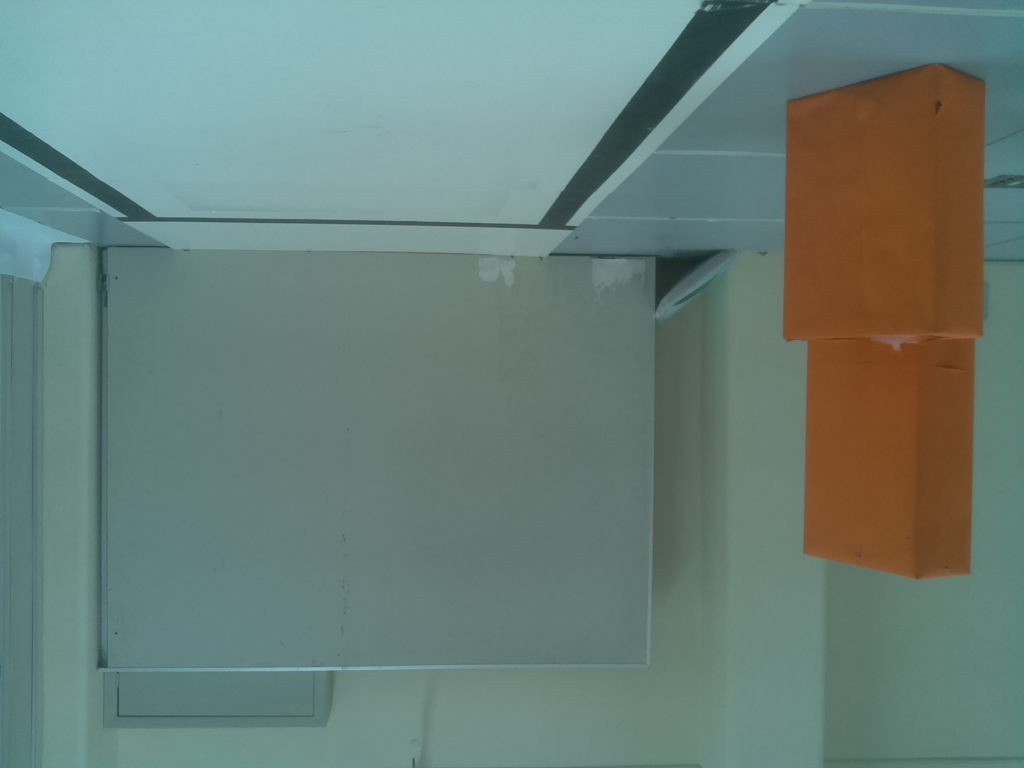
#> input picture 2022/tests/imagens/fotos/imagem_teste_checar_alinhamento_1.jpg, 1024 x 768 px, found by its file name; its folder holds only this picture in this run
$ python teste_checar_alinhamento_v2.py
#> lines starting #> are read from the running program, lines starting #| are printed output that depends on the picture; after the words box and inside, x2 and y2 are one past the last pixel; in counts of white or black regions, pixels touching at a corner belong together
### 2021/visao.py
import cv2
import numpy as np
import math
from constantes import *
#import classes


""" Classe relacionada a imagem obtida pela camera. Ao ser chamada, inverte a imagem e salva constantes relacionadas a imagem, como altura, largura e centro.
 Possui o metodo mask, que retorna a mascara da imagem, passando o arquivo onde esta salvo os ranges da cor."""
class Classe_imagem():
    def __init__(self, path):
        #print("Entrando no _init_ do Classe_imagem()")
        img = cv2.imread(path)
#> img is the input picture: shape (768, 1024, 3); mean B, G, R 120.1, 127.2, 106
        #img = np.array(img)

        img = cv2.rotate(img, cv2.ROTATE_180)
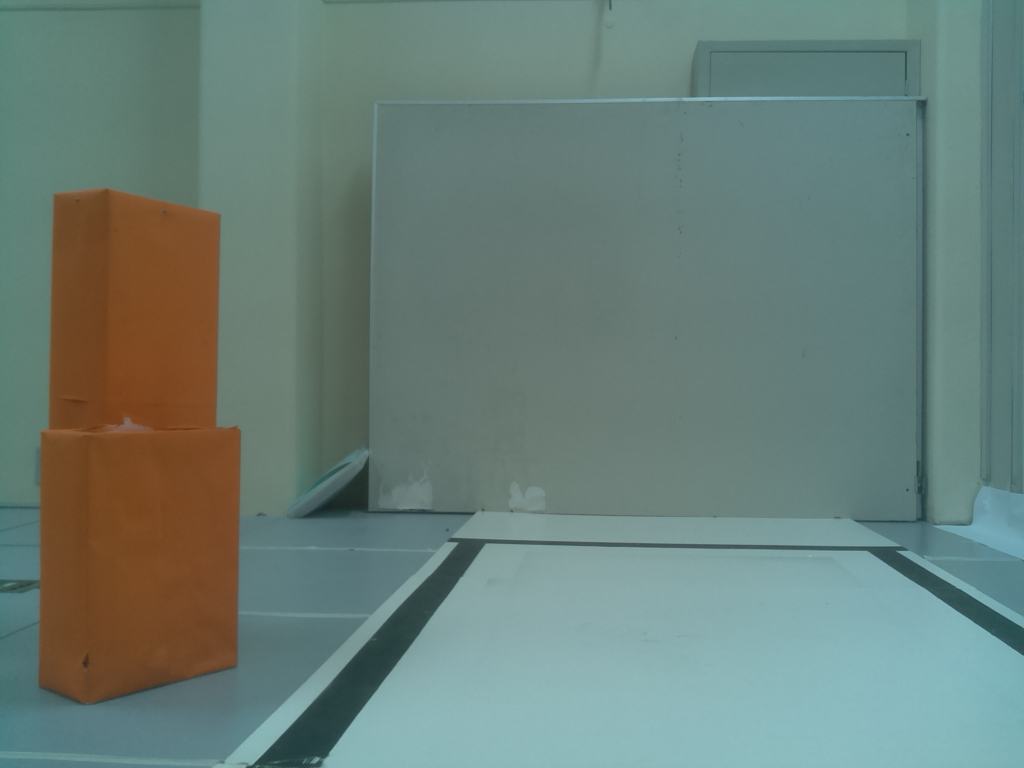
#> img: shape (768, 1024, 3); mean B, G, R 120.1, 127.2, 106
        #cv2.imwrite("/home/pi/Pictures/imagem_girada.jpg", img)

        img.astype(np.uint8)

        (self.altura, self.largura) = img.shape[:2]
#> self.altura = 768; self.largura = 1024
        self.centro = ( (self.largura)/2, (self.altura)/2 )
#> self.centro = (512, 384)

        # [7 lines of commented-out code are left out]
        self.img = img
        #self.topo_da_pista = int(0.0*self.altura) #coordenada y do topo da pista
        self.topo_da_pista = 0
        self.meio_da_pista = 0 # coordenada x do meio da pista
        self.largura_pista = 0 # largura do final da pista na imagem
        self.mult_largura_pista = 0.7 #ate quanto da metade da largura da pista ainda eh atravessavel pelo robo
        #print("Saindo do _init_ do Classe_imagem()")

    def mask(self, ranges_file_path):
        hsv = cv2.cvtColor(self.img, cv2.COLOR_BGR2HSV) # converte a cor para hsv
        with open(ranges_file_path, "r") as f:
            lines = f.readlines()
            range = lines[0].split(",")
            lower = np.array([int(range[0]),int(range[1]),int(range[2])])  #range de cores em hsv para reconhecer as bordas
            upper = np.array([int(range[3]),int(range[4]),int(range[5])])
        mask = cv2.inRange(hsv, lower, upper)
        kernel = np.ones((5,5), np.uint8)
        mask = cv2.morphologyEx(mask, cv2.MORPH_CLOSE, kernel, iterations=1)
        mask = cv2.morphologyEx(mask, cv2.MORPH_OPEN, kernel, iterations=1)
        return mask

'''tira o coeficiente angular ( delta y / delta x) a partir de uma lista de coordenadas x1 y1 x2 y2. utilizada em funcoes
dessa biblioteca: '''
def coef_angular(lista):
    if len(lista) != 0:
        if lista[X2] != lista[X1]: return float(float(lista[Y2]-lista[Y1]) / float(lista[X2]-lista[X1]))
        else: return 999.9
    else: return 999.9


'''tira o coeficiente linear ( y1 - coef_angular *x1 = coef_linear) a partir de uma lista de coordenadas x1 y1 x2 y2.
utilizada em funcoes dessa biblioteca: '''
def coef_linear(lista):
    if len(lista) != 0:
        return float(float(lista[Y1]) - float(lista[X1])*coef_angular(lista))
    else:   return 0
# Essa funcao deve devolver o ponto medio ( (x,y) ) da borda inferior do obstaculo mais proximo


""" recebe a mascara do branco e o objeto_imagem e procura o contorno fechado de maior area (pista). salva o y da pista como topo_da_pista e o x + largura/2
 como o meio_da_pista no objeto_imagem"""
# [29 lines left out: function reconhecer_pista, not called in this run]


""" recebe duas retas no formato [x1, y1, x2, y2] e retora o ponto de interseccao x, y """
def interscetion(r1, r2):
    ml = coef_angular(r1)
    mr = coef_angular(r2)
    nl = coef_linear(r1)
    nr = coef_linear(r2)

    x = (nr-nl)/(ml-mr)
    y = mr*x+nr
    #IMG = cv2.circle(IMG, (int(x),int(y)), radius=10, color=(0, 255, 255), thickness=-1)
    return int(x), int(y)


''' identifica a borda laranja mais baixa e traca o ponto medio dela, retornando-o. Usada na decisao desvio'''
# [77 lines left out: function ponto_medio_borda_inferior, not called in this run]


'''Recebe apenas a imagem. Retorna o x1 y1 x2 y2 das bordas laterais e uma variavel auxiliar que inidica se
foram encontrada, duas retas, zero retas ou uma reta ( e qual eh ela). Versao do fernandes que utiliza uma mascara branca
e uma area branca nao tao grande para tentar pegar a parte mais externa das bordas pretas, alem de filtrar as muito
deitadas ou muito verticais. Usada na alinhamento_pista e na decisao_desvio'''
# [65 lines left out: function bordas_laterais_v1, not called in this run]


""" adaptacao da bordas_laterais_v1 que adiciona 3 restricoes para encontrar as retas. A primeira eh a RANGE_INCLINACAO, que seleciona um coeficiente angular minimo
 e maximo para considerar como borda. A segunda eh o topo_da_pista, que seleciona apenas as retas que estao abaixo do topo da pista para evitar ruidos. A terceira
  eh o meio_da_pista que divide as retas da borda da esquerda e da borda da direita."""
def bordas_laterais_v2(objeto_imagem):
    mask = objeto_imagem.mask("ranges_preto.txt")
   # reconhecer_pista(mask, objeto_imagem)
    img = objeto_imagem.img
    edges = cv2.Canny(mask, 50, 150, apertureSize=3)
    cv2.imwrite("./tests/mask.png", mask)

    lines = cv2.HoughLinesP(edges, 1, np.pi/180, threshold=40, minLineLength=10, maxLineGap=50)
  #  lines = cv2.HoughLinesP(mask, 1, np.pi/180, threshold=100, minLineLength=10, maxLineGap=20)
    left_lines = []
    right_lines =[]
   # todas_as_linhas = IMG
    if lines is not None:
        for line in lines:
            line = line.reshape(4)
            x1,y1,x2,y2 = line
            img = cv2.line(img, (x1,y1), (x2,y2), (0,127,255), 2)

            desvio_maximo = np.pi/180*RANGE_INCLINACAO
            # [5 lines of commented-out code are left out]
            if y1>objeto_imagem.topo_da_pista or y2>objeto_imagem.topo_da_pista:
                if math.atan(1)-desvio_maximo/2 < math.atan(coef_angular(line)) < math.atan(1)+desvio_maximo/2:
                    right_lines.append([x1,y1,x2,y2])
                #    print("angulo : ", 180/np.pi*math.atan(coef_angular(line)))
                  #  print([x1, y1, x2, y2])
                    cv2.line(objeto_imagem.img, (x1,y1), (x2,y2), (0,255,0), 2)
                if math.atan(-1)-desvio_maximo/2 < math.atan(coef_angular(line)) < math.atan(-1)+desvio_maximo/2:
                    left_lines.append([x1,y1,x2,y2])
                    cv2.line(objeto_imagem.img, (x1,y1), (x2,y2), (0,127,0), 2)
    else: return [],[],NAO_HA_RETA
   # cv2.imwrite("todas_as_linhas.png", todas_as_linhas)

    ha_reta_na_direita = False
    if(len(right_lines) != 0):
        ha_reta_na_direita = True
        vertical_direita = [objeto_imagem.largura,0,objeto_imagem.largura,objeto_imagem.altura]
        y_max = 0
        right = right_lines[0]
        for line in right_lines:
            _,y = interscetion(line, vertical_direita)
            if y > y_max:
                y_max = y
                right = line
        [x1, y1, x2, y2] = right
        cv2.line(objeto_imagem.img, (x1,y1), (x2,y2), (0,0,255), 2)

    ha_reta_na_esquerda = False
    if(len(left_lines) != 0):
        ha_reta_na_esquerda = True
        vertical_esquerda = [0,0,0,objeto_imagem.altura]
        y_max = 0
        left = left_lines[0]
        for line in left_lines:
            _,y = interscetion(line, vertical_esquerda)
            if y > y_max:
                y_max = y
                left = line
        [x1, y1, x2, y2] = left
        cv2.line(objeto_imagem.img, (x1,y1), (x2,y2), (0,0,255), 2)

    cv2.imwrite("./tests/bordas_laterais.jpg", objeto_imagem.img)
    if ha_reta_na_direita == False and ha_reta_na_esquerda == False:
        return [],[],NAO_HA_RETA
    if ha_reta_na_direita == True and ha_reta_na_esquerda == True:
        return left, right, HA_DUAS_RETAS
    if ha_reta_na_direita == False and ha_reta_na_esquerda == True:
        return left, [], SO_ESQUERDA
    if ha_reta_na_direita == True and ha_reta_na_esquerda == False:
        return [], right, SO_DIREITA


#dado uma imagem e um valor de comparacao, verificar se a reta mais proxima esta dentro do limite ou nao
# [69 lines left out: function checar_proximidade, not called in this run]

### 2021/teste_checar_alinhamento_v2.py
#import sys
#sys.path.insert(1, '../')
from os import listdir
from os.path import  join
from visao import *
from constantes import *

path = "./tests/imagens/fotos/"

IMAGES = [Classe_imagem(join(path, f)) for f in listdir(join(path))]

ANDAR = "0"
GIRAR_ESQUERDA = "1"
GIRAR_DIREITA = "2"
PARAR = "3"
SUBIR = "4"
DESCER = "5"


font                   = cv2.FONT_HERSHEY_SIMPLEX
bottomLeftCornerOfText = (10,500)
fontScale              = 1
fontColor              = (255,255,255)
lineType               = 2

# [124 lines left out: functions bordas_laterais_v3, checar_alinhamento_pista_v1, not called in this run]

'''
    Funcao que retorna ANDAR, caso o robo esteja alinhado com a pista, e GIRAR_ESQUERDA ou GIRAR_DIREITA, caso contrario.
    Recebe objeto relativo a Classe_camera(), tira a foto e obtem dela as bordas laterais.
    Em seuida analisa-se os casos:
    NAO_HA_RETA - Acontecera quando o robo estiver muito proximo da linha de chegada, entao retorna ANDAR.
    SO_DIREITA ou SO_ESQUERDA - Calcula-se a interseccao (x, y) da borda com o topo_da_pista. Se a borda nao cortar o meio da imagem
    e (x - largura)//2  for maior que min_largura, que calculado eh usando a geometria da imagem, entao a direcao esta certa. Senao,
    retornara para girar.
    HA_DUAS_RETAS - Neste caso, calcula-se a interseccao das duas bordas com o topo da pista. Se o meio da imagem estiver entre os 2 pontos
    e numa folga relativa a largura do robo, entao o robo esta na direcao certa. Senao, retornara para girar.
'''


def checar_alinhamento_pista_v2(objeto_imagem):
    left, right, caso = bordas_laterais_v2(objeto_imagem)
    k = objeto_imagem.largura//2
    if caso == SO_DIREITA:
        horizontal = [0, objeto_imagem.topo_da_pista, objeto_imagem.largura, objeto_imagem.topo_da_pista]
        x, _ = interscetion(horizontal, right)
        delta_x = x-objeto_imagem.largura//2
        min_largura = int(k - (objeto_imagem.altura - objeto_imagem.topo_da_pista) / coef_angular(right))
        objeto_imagem.img = cv2.circle(objeto_imagem.img, (x, objeto_imagem.topo_da_pista), radius=10, color=(0, 0, 255), thickness=-1)
        objeto_imagem.img = cv2.line(objeto_imagem.img, (objeto_imagem.largura//2 + min_largura, 0), (objeto_imagem.largura//2 + min_largura, objeto_imagem.altura), (127, 127, 0), 2)
        objeto_imagem.img = cv2.line(objeto_imagem.img, (objeto_imagem.largura//2, 0), (objeto_imagem.largura//2, objeto_imagem.altura), (255, 0, 0), 2)
        if delta_x > min_largura and delta_x > 0:
            cv2.putText(objeto_imagem.img,'SO DIREITA: ALINHADO', bottomLeftCornerOfText, font, fontScale, fontColor, lineType)
            return ANDAR
        else:
            cv2.putText(objeto_imagem.img,'SO DIREITA: GIRAR ESQUERDA', bottomLeftCornerOfText, font, fontScale, fontColor, lineType)
            return GIRAR_ESQUERDA
    elif caso == SO_ESQUERDA:
        horizontal = [0, objeto_imagem.topo_da_pista, objeto_imagem.largura, objeto_imagem.topo_da_pista]
        x, _ = interscetion(horizontal, left)
        delta_x = -x + objeto_imagem.largura//2
        min_largura = int(k + (objeto_imagem.altura - objeto_imagem.topo_da_pista) / coef_angular(left))
        objeto_imagem.img = cv2.circle(objeto_imagem.img, (x, objeto_imagem.topo_da_pista), radius=10, color=(0, 0, 255), thickness=-1)
        objeto_imagem.img = cv2.line(objeto_imagem.img, (objeto_imagem.largura//2 - min_largura, 0), (objeto_imagem.largura//2 - min_largura, objeto_imagem.altura), (127, 127, 0), 2)
        objeto_imagem.img = cv2.line(objeto_imagem.img, (objeto_imagem.largura//2, 0), (objeto_imagem.largura//2, objeto_imagem.altura), (255, 0, 0), 2)
        if delta_x > min_largura and delta_x > 0:
            cv2.putText(objeto_imagem.img,'SO ESQUERDA: ALINHADO', bottomLeftCornerOfText, font, fontScale, fontColor, lineType)
            return ANDAR
        else:
            cv2.putText(objeto_imagem.img,'SO ESQUERDA: GIRAR DIREITA', bottomLeftCornerOfText, font, fontScale, fontColor, lineType)
            return GIRAR_DIREITA
    elif caso == NAO_HA_RETA:
        cv2.putText(objeto_imagem.img,'NAO HA RETA', bottomLeftCornerOfText, font, fontScale, fontColor, lineType)
        return ANDAR
    else:
        horizontal = [0, objeto_imagem.topo_da_pista, objeto_imagem.largura, objeto_imagem.topo_da_pista]
        x1, _ = interscetion(horizontal, left)
        x2, _ = interscetion(horizontal, right)
        objeto_imagem.largura_pista = abs(x2 - x1)

        delta_x = (x1+x2)//2-objeto_imagem.largura//2
        objeto_imagem.img = cv2.line(objeto_imagem.img, (objeto_imagem.largura//2, 0), (objeto_imagem.largura//2, objeto_imagem.altura), (255, 0, 0), 2)
        objeto_imagem.img = cv2.line(objeto_imagem.img, (int(objeto_imagem.largura_pista//2*objeto_imagem.mult_largura_pista)+(x1+x2)//2, 0), (int(objeto_imagem.largura_pista//2*objeto_imagem.mult_largura_pista)+(x1+x2)//2, objeto_imagem.altura), (127, 127, 0), 2)
        objeto_imagem.img = cv2.line(objeto_imagem.img, (-int(objeto_imagem.largura_pista//2*objeto_imagem.mult_largura_pista)+(x1+x2)//2, 0), (-int(objeto_imagem.largura_pista//2*objeto_imagem.mult_largura_pista)+(x1+x2)//2, objeto_imagem.altura), (127, 127, 0), 2)
        objeto_imagem.img = cv2.circle(objeto_imagem.img, (x1, objeto_imagem.topo_da_pista), radius=10, color=(0, 255, 255), thickness=-1)
        objeto_imagem.img = cv2.circle(objeto_imagem.img, (x2, objeto_imagem.topo_da_pista), radius=10, color=(0, 255, 255), thickness=-1)
        objeto_imagem.img = cv2.circle(objeto_imagem.img, ((x1+x2)//2, objeto_imagem.topo_da_pista), radius=10, color=(0, 0, 255), thickness=-1)
        if objeto_imagem.largura_pista//2*objeto_imagem.mult_largura_pista > abs(delta_x):
            cv2.putText(objeto_imagem.img,'2 RETAS: ALINHADO', bottomLeftCornerOfText, font, fontScale, fontColor, lineType)
            return ANDAR
        elif delta_x > 0:
            cv2.putText(objeto_imagem.img,'2 RETAS: GIRAR DIREITA', bottomLeftCornerOfText, font, fontScale, fontColor, lineType)
            return GIRAR_DIREITA
        else:
            cv2.putText(objeto_imagem.img,'2 RETAS: GIRAR ESQUERDA', bottomLeftCornerOfText, font, fontScale, fontColor, lineType)
            return GIRAR_ESQUERDA
i=1
for IMG in IMAGES:
    ret = checar_alinhamento_pista_v2(IMG)
    cv2.imwrite( path+"../output_imgs/"+str(i)+".png", IMG.img)
    i+=1
#> this loop made 1 pass; (reads 2021/ranges_preto.txt from the repository)
#> pass 1, in mask, `mask = cv2.inRange(hsv, lower, upper)`:
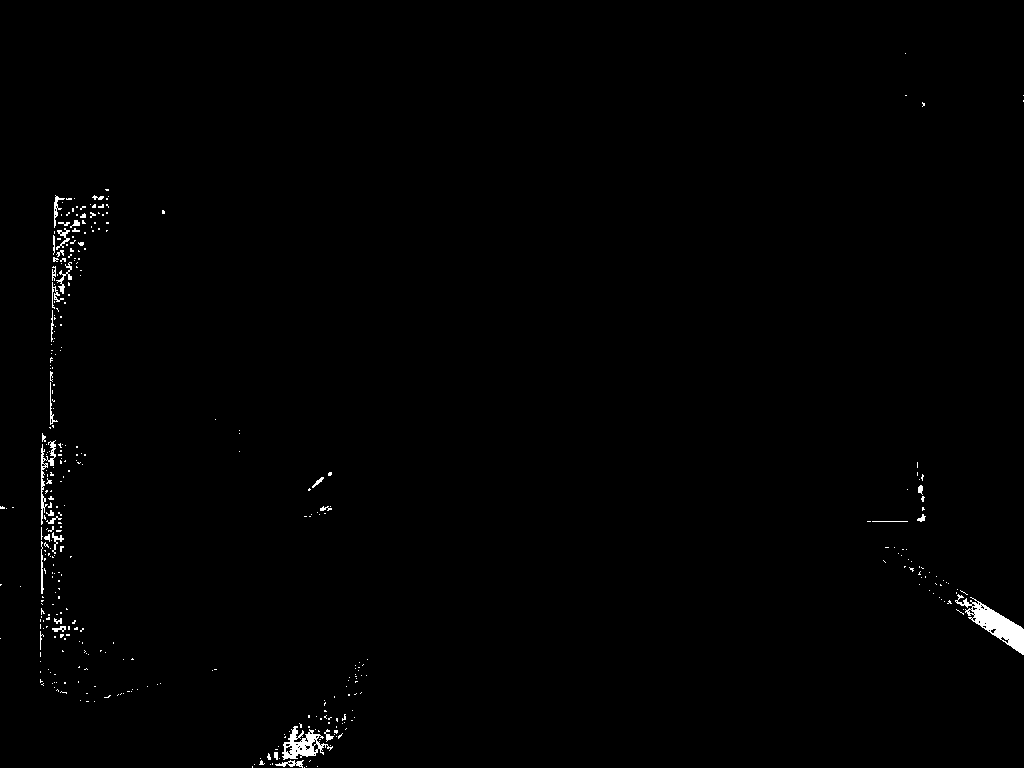
#> mask: shape (768, 1024); 0.67% white; 382 white regions (347 under 20 px), largest, box (x1, y1, x2, y2) and area: (955, 594, 1024, 655) 1338, (282, 726, 333, 760) 736, (41, 440, 56, 525) 329
#> pass 1, in mask, `mask = cv2.morphologyEx(mask, cv2.MORPH_CLOSE, kernel, iterations=1)`:
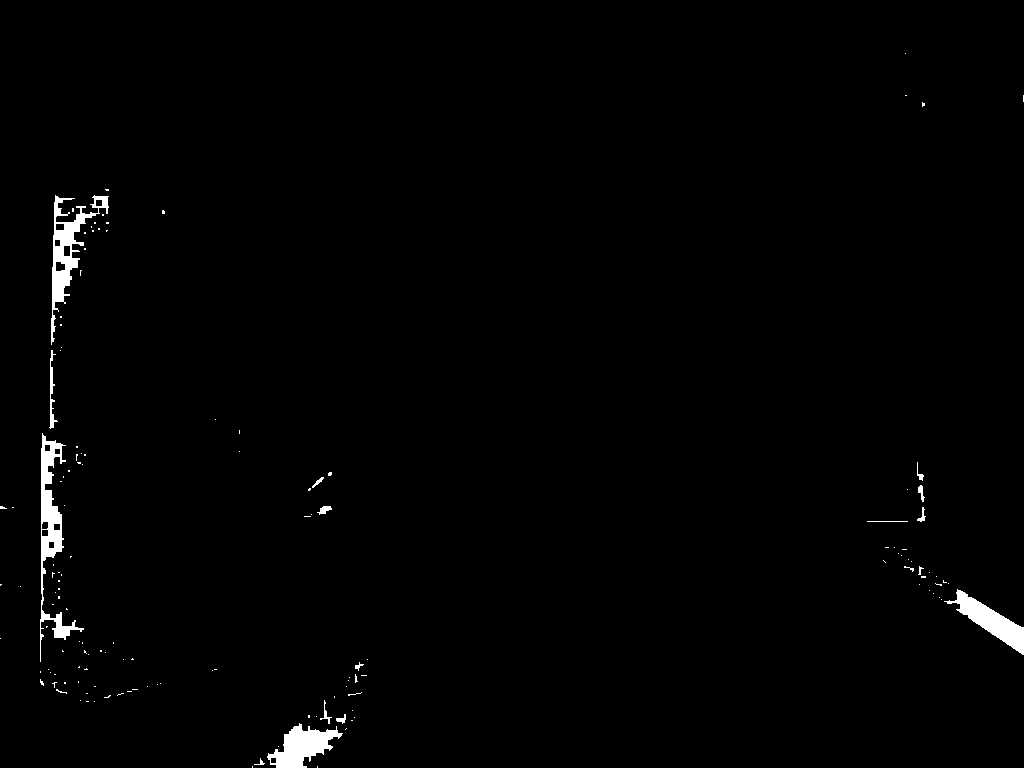
#> mask: shape (768, 1024); 1.1% white; 144 white regions (128 under 20 px), largest, box (x1, y1, x2, y2) and area: (40, 433, 84, 662) 2291, (51, 195, 109, 345) 2057, (267, 723, 343, 768) 1691
#> pass 1, in mask, `mask = cv2.morphologyEx(mask, cv2.MORPH_OPEN, kernel, iterations=1)`:
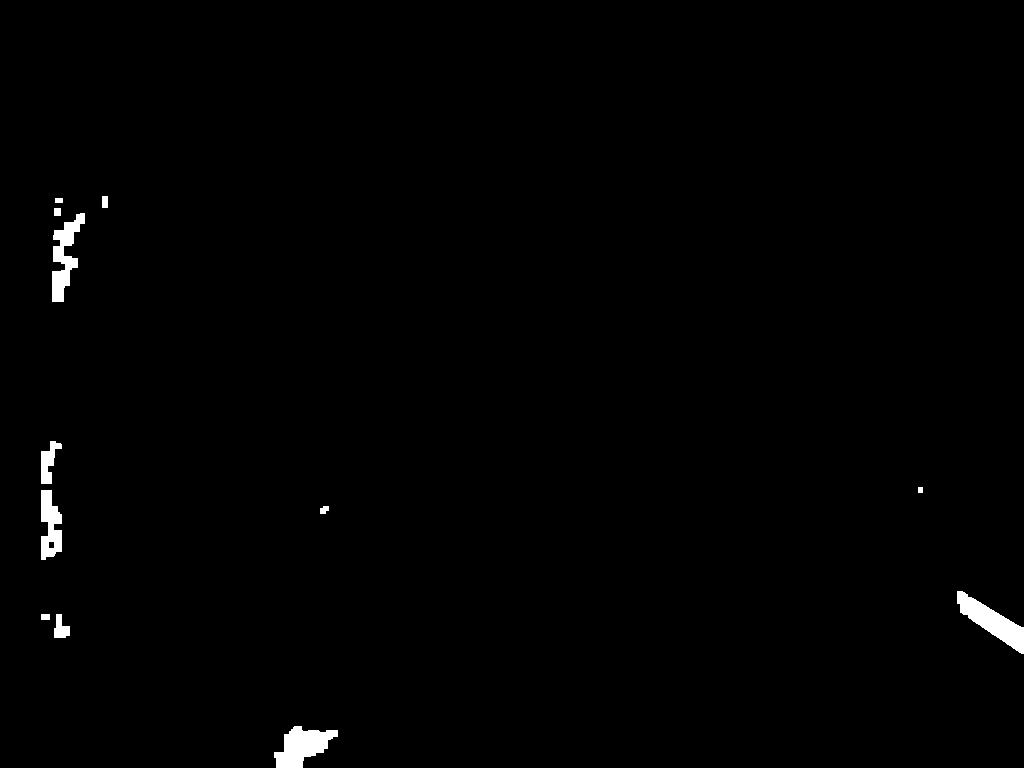
#> mask: shape (768, 1024); 0.83% white; 12 white regions, largest, box (x1, y1, x2, y2) and area: (957, 591, 1024, 654) 1608, (274, 726, 338, 768) 1552, (52, 213, 85, 302) 1337
#> after the loop, i = 2
